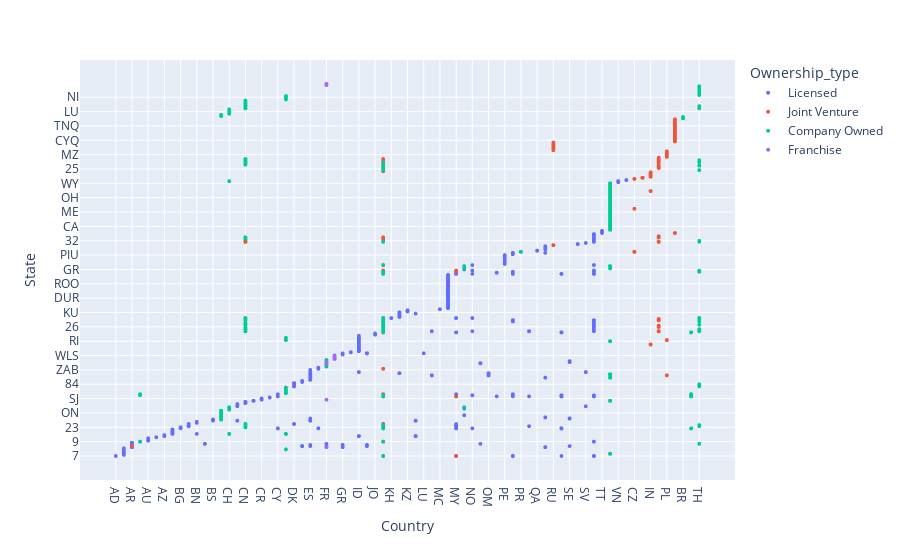

The notebook cell this image was saved under:
### Code cell
fig = px.scatter(stores_df, x='Country',
                y='State',
                color='Ownership_type',
                hover_data=['Country','State'],size_max = 200)

fig.update_traces(marker={'size':4}) 
plt.figure(figsize=(60,20))
fig.show()
plt.savefig("Images/Country.png")
fig.write_html("HTML/Country.html")

### Figure 1 — Plotly figure (JSON) as saved in the notebook; plotly's stock layout.template omitted (floating-point values rounded to 4 significant figures; data arrays with more than 128 entries replaced by an {"elided": "..."} marker saying what was removed)
{"data": [{"hovertemplate": "Ownership_type=Licensed<br>Country=%{x}<br>State=%{y}<extra></extra>", "legendgroup": "Licensed", "marker": {"color": "#636efa", "size": 4, "symbol": "circle"}, "mode": "markers", "name": "Licensed", "showlegend": true, "type": "scattergl", "x": {"elided": "9375 str values"}, "xaxis": "x", "y": {"elided": "9375 str values"}, "yaxis": "y"}, {"hovertemplate": "Ownership_type=Joint Venture<br>Country=%{x}<br>State=%{y}<extra></extra>", "legendgroup": "Joint Venture", "marker": {"color": "#EF553B", "size": 4, "symbol": "circle"}, "mode": "markers", "name": "Joint Venture", "showlegend": true, "type": "scattergl", "x": {"elided": "3976 str values"}, "xaxis": "x", "y": {"elided": "3976 str values"}, "yaxis": "y"}, {"hovertemplate": "Ownership_type=Company Owned<br>Country=%{x}<br>State=%{y}<extra></extra>", "legendgroup": "Company Owned", "marker": {"color": "#00cc96", "size": 4, "symbol": "circle"}, "mode": "markers", "name": "Company Owned", "showlegend": true, "type": "scattergl", "x": {"elided": "11932 str values"}, "xaxis": "x", "y": {"elided": "11932 str values"}, "yaxis": "y"}, {"hovertemplate": "Ownership_type=Franchise<br>Country=%{x}<br>State=%{y}<extra></extra>", "legendgroup": "Franchise", "marker": {"color": "#ab63fa", "size": 4, "symbol": "circle"}, "mode": "markers", "name": "Franchise", "showlegend": true, "type": "scattergl", "x": {"elided": "317 str values"}, "xaxis": "x", "y": {"elided": "317 str values"}, "yaxis": "y"}], "layout": {"autosize": true, "legend": {"title": {"text": "Ownership_type"}, "tracegroupgap": 0}, "margin": {"t": 60}, "xaxis": {"anchor": "y", "autorange": true, "domain": [0, 1], "range": [-4.45, 76.45], "title": {"text": "Country"}, "type": "category"}, "yaxis": {"anchor": "x", "autorange": true, "domain": [0, 1], "range": [-24.57, 361.6], "title": {"text": "State"}, "type": "category"}}}
